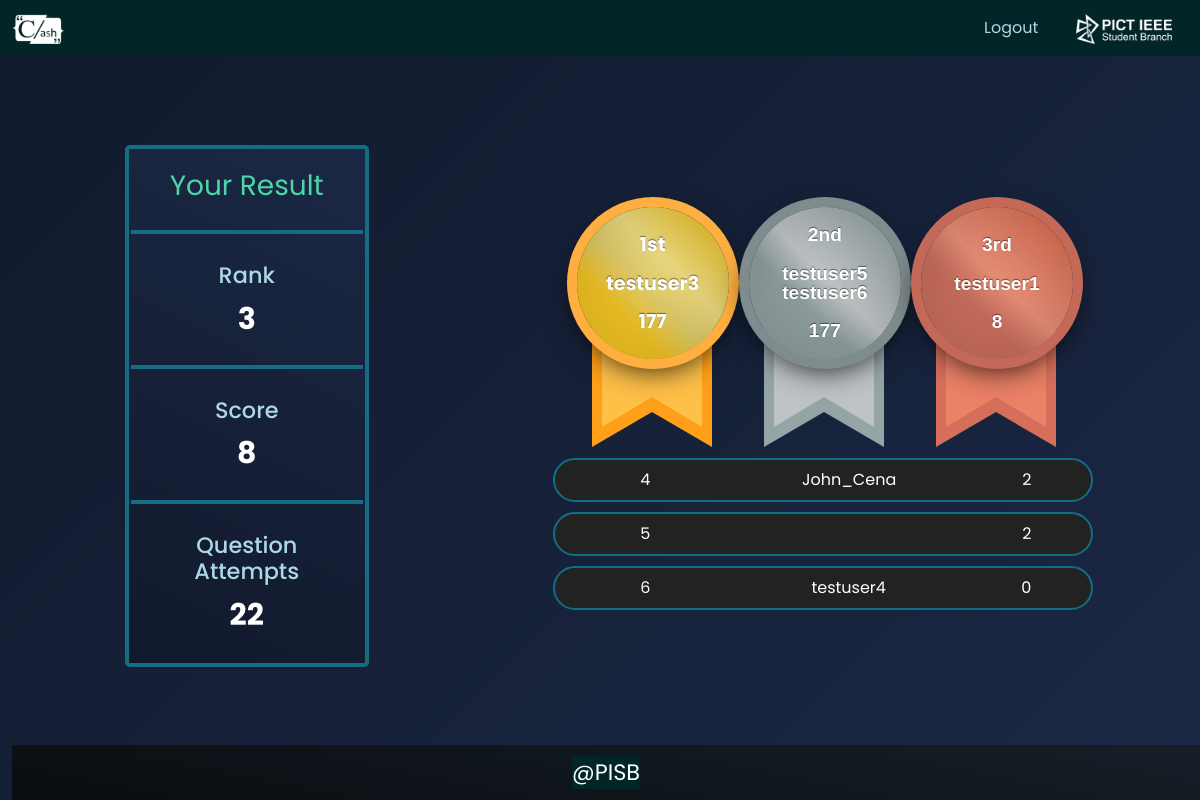
The app's page /result/ (signed in), older data.
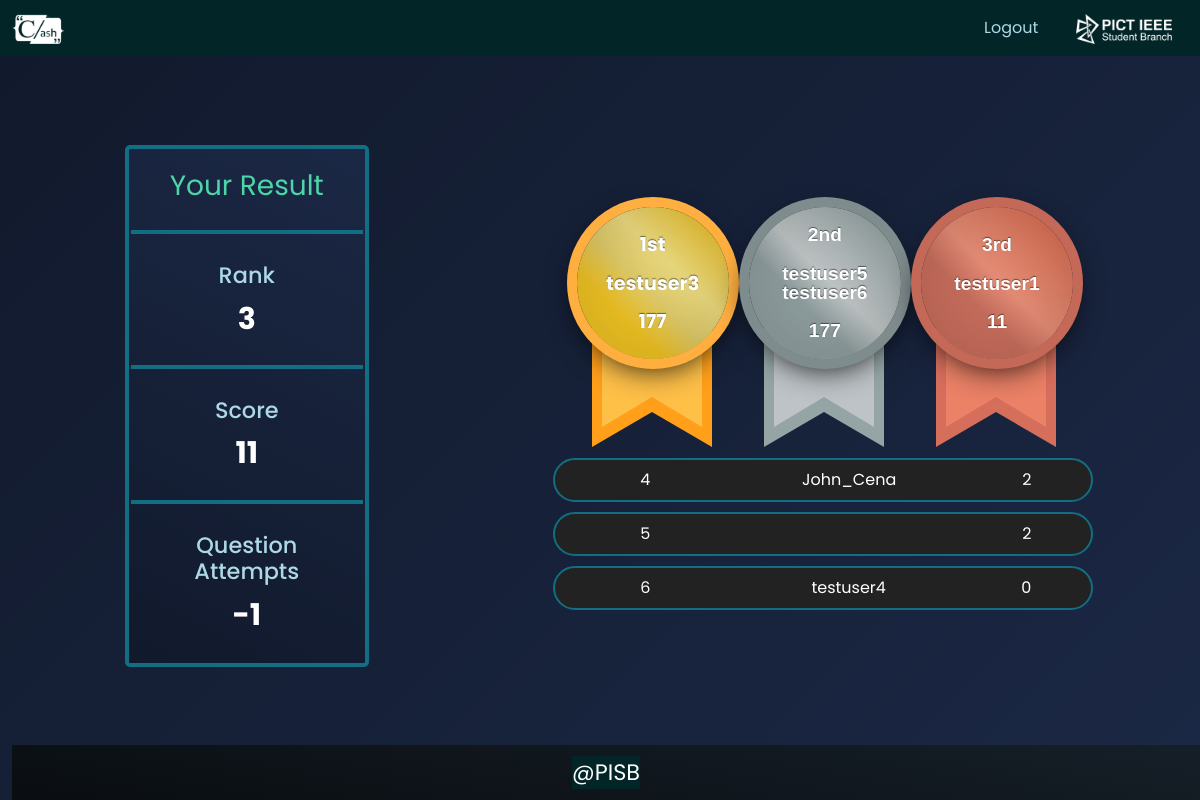
The same page, newer data.
### app1/models.py (models this page shows, shortened)
class Team(models.Model):
    user = models.ManyToManyField(User)
    team_score = models.IntegerField(default=0)
    team_attempted = models.IntegerField(default=0)
    teamTime =models.DateTimeField(blank=True, null=True)
    def __str__(self) -> str:
        return f"{self.id}"

### app1/views.py (the view)
# urls.py: path('result/', views.result, name='result'),
@login_required(login_url='login')
def result(request):
    currteam = Team.objects.get(user=request.user)
    teamResult = Team.objects.all().order_by('team_score').reverse()
    context ={}
    context["currteam"] = currteam
    context["first"] = teamResult[0]
    context["first_name"] = str()
    for x in teamResult[0].user.all() :
        context["first_name"] += (x.username + " ")
    context["second"] = teamResult[1]
    context["second_name"] = str()
    for w in teamResult[1].user.all() :
        context["second_name"] += (w.username + " ")
    context["third"] = teamResult[2]
    context["third_name"] = str()
    for v in teamResult[2].user.all() :
        context["third_name"] += (v.username + " ")
    context["teamResult"] = teamResult[3:6]
    cn = dict()
    for i in range(len(teamResult)) :
        for j in teamResult[i].user.all() :
            print('t:',teamResult[i],j.username)
            cn[j.username] = teamResult[i]
        if currteam == teamResult[i] :
            context["currteam_rank"] = i+1
    context['cn'] = cn
    print(cn)
    return render(request,"app1/result.html",context)

### app1/templates/app1/result.html (shortened to what this page needs)
<!DOCTYPE html>
{% load static %}
{% load tz %}
<html lang="en">
  <head>
    <link
      href="https://cdn.jsdelivr.net/npm/bootstrap@5.1.3/dist/css/bootstrap.min.css"
      rel="stylesheet"
    />
    <link rel="stylesheet" href="{% static 'css/Result.css' %}" />
    <link rel="stylesheet" href="{% static 'css/coding_color.css' %}" />
  </head>
    <body>
      <nav class="navbar navbar-expand-lg navbarr">
        <div class="container-fluid">
          <a class="navbar-brand navvi" href="#" style="padding: 0px"
            ><img src="{% static 'app1/images/clashwhite.png' %}" alt="Clash Logo" height="30px"/></a>
          <div
            class="collapse navbar-collapse stroke"
            id="navbarSupportedContent">
            <ul class="navbar-nav ms-auto mb-2 mb-lg-0">
              <li class="nav-item navvi">
                <a
                  class="nav-link navvi"
                  style="margin-left: 10px; margin-right: 10px; cursor: pointer;color:lightblue"
                  data-bs-toggle="modal"
                  data-bs-target="#LogoutModal"
                  >Logout</a
                >
              </li>
            </ul>
          </div>
          <a
          class="navbar-brand navvi pisblogo"
          href="https://pictieee.in/"
          style="padding: 0px; margin-left: 20px"
          ><img src="{% static 'app1/images/pisblogo.png' %}" alt="Clash Logo" height="30px"
          /></a>
        </div>
      </nav>
    <div class="cont">
      <div class="container-fluid" id="b" >
        <div class="row" id="info">
          <div class="col-md-3 user mid-align">
            <div class="row justify-content-around margin_side gx-1" id="main-content">
              <div class="col-md-10 box " id="content-box">
                <div class="row mt-2 pt-1 gx-1">
                  <div class="col fs-3 mt-1 down_bor2" id="headtag">Your Result</div>
                </div>
                <div class="row fs-4" id="onetri">
                  <div class="col-md-12 font_wt">
                    <h3 id="tri">Rank</h3>
                    {{currteam_rank}}</div>
                </div>
                <div class="row fs-4" id="onetri">
                  <div class="col-md-12 font_wt">
                    <h3 id="tri">Score</h3>
                    {{currteam.team_score}}</div>
                </div>
                <div class="row fs-4" id="onetri">
                  <div class="col-md-12 font_wt">
                    <h3 id="tri">Question <br>Attempts</h3>
                    {{currteam.team_attempted}}</div>
                </div>
            </div>
            </div>
        </div>
    </div>
    <div class="col-md-6 mid-align">
      <div class="row justify-content-around bottom">
                  <div class="row justify-content-center">
                    <div class="row justify-content-evenly align-items-center mt-3 mb-4" >
                      <div class="col-md-4">
                        <div id="the-ribbon" class="award-ribbonone">
                          <span class="award-ribbonone-text">1st<br/><br/>{{first_name}}<br/><br />{{first.team_score}} </span>
                        </div>
                      </div>
                      <div class="col-md-4">
                        <div id="the-ribbon" class="award-ribbontwo">
                          <span class="award-ribbontwo-text"
                            >2nd<br /><br />
                            {{second_name}} <br /><br /><td>{{second.team_score}} </td></span>
                        </div>
                      </div>
                      <div class="col-md-4">
                        <div class="col-md-4">
                          <div id="the-ribbon" class="award-ribbonthree">
                            <span class="award-ribbonthree-text"
                              >3rd <br /><br />
                              {{third_name}} <br /><br /><td>{{third.team_score}} </td></span>
                          </div>
                        </div>
                    </div>
                  </div>
                {% for t in teamResult %}
                  <div class="row justify-content-between py-2 mt-0" id="one">
                    <div class="col-2 mid-align" id="bor">{{ forloop.counter|add:3 }}</div>
                    {% for k,v in cn.items %}
                    {% if v == t %}
                      {{k}}
                    {% endif %}
                    {% endfor %}
                        <span class="mid-align"><td>{{t.team_score}} </td></span>
                      </div>
                {% endfor %}
      </div>
      </div>
    </div>
      <div class="footer" >
        <footer>
            <p class="footertext">@PISB</p>
        </footer>
    </div>
    </body>
  </html>

### app1/static/css/coding_color.css (style rules this page uses)
.navbar, footer { background: #022527; color: #ffffff; }
.stroke ul li a, .stroke ul li a:after, .stroke ul li a:before { transition: all 0.5s; color: white; }
.stroke ul li a { position: relative; }
.stroke ul li a:after { position: absolute; bottom: 0; left: 0; right: 0; margin: auto; width: 0%; content: "."; color: transparent; background: #aaa; height: 1px; }
.navvi { color: #eae1e1; }

Row changes from the older to the newer data that the page shows:
removed Team: team_score "8", team_attempted "22"
added Team: team_score "11", team_attempted "-1"
